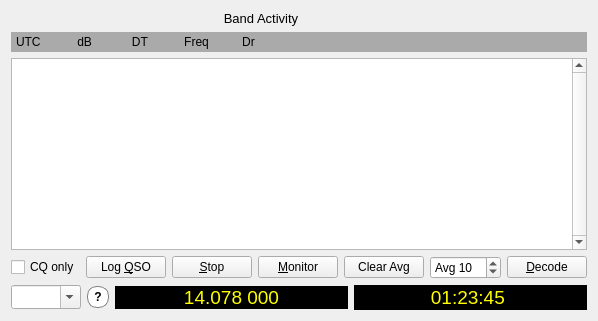
      <widget class="QWidget" name="layoutWidget">
       <layout class="QVBoxLayout" name="verticalLayout_3">
        <item>
         <widget class="QLabel" name="lh_decodes_title_label">
          <property name="maximumSize">
           <size>
            <width>500</width>
            <height>16777215</height>
           </size>
          </property>
          <property name="font">
           <font>
            <pointsize>10</pointsize>
            <bold>false</bold>
           </font>
          </property>
          <property name="text">
           <string>Band Activity</string>
          </property>
          <property name="alignment">
           <set>Qt::AlignCenter</set>
          </property>
         </widget>
        </item>
        <item>
         <widget class="QLabel" name="lh_decodes_headings_label">
          <property name="minimumSize">
           <size>
            <width>300</width>
            <height>20</height>
           </size>
          </property>
          <property name="maximumSize">
           <size>
            <width>16777215</width>
            <height>20</height>
           </size>
          </property>
          <property name="palette">
           <palette>
            <active>
             <colorrole role="Base">
              <brush brushstyle="SolidPattern">
               <color alpha="255">
                <red>252</red>
                <green>252</green>
                <blue>252</blue>
               </color>
              </brush>
             </colorrole>
             <colorrole role="Window">
              <brush brushstyle="SolidPattern">
               <color alpha="255">
                <red>170</red>
                <green>170</green>
                <blue>170</blue>
               </color>
              </brush>
             </colorrole>
            </active>
            <inactive>
             <colorrole role="Base">
              <brush brushstyle="SolidPattern">
               <color alpha="255">
                <red>252</red>
                <green>252</green>
                <blue>252</blue>
               </color>
              </brush>
             </colorrole>
             <colorrole role="Window">
              <brush brushstyle="SolidPattern">
               <color alpha="255">
                <red>170</red>
                <green>170</green>
                <blue>170</blue>
               </color>
              </brush>
             </colorrole>
            </inactive>
            <disabled>
             <colorrole role="Base">
              <brush brushstyle="SolidPattern">
               <color alpha="255">
                <red>170</red>
                <green>170</green>
                <blue>170</blue>
               </color>
              </brush>
             </colorrole>
             <colorrole role="Window">
              <brush brushstyle="SolidPattern">
               <color alpha="255">
                <red>170</red>
                <green>170</green>
                <blue>170</blue>
               </color>
              </brush>
             </colorrole>
            </disabled>
           </palette>
          </property>
          <property name="autoFillBackground">
           <bool>true</bool>
          </property>
          <property name="text">
           <string>UTC           dB            DT           Freq          Dr </string>
          </property>
          <property name="textFormat">
           <enum>Qt::PlainText</enum>
          </property>
          <property name="indent">
           <number>5</number>
          </property>
         </widget>
        </item>
        <item>
         <widget class="DisplayText" name="decodedTextBrowser">
          <property name="frameShape">
           <enum>QFrame::StyledPanel</enum>
          </property>
          <property name="verticalScrollBarPolicy">
           <enum>Qt::ScrollBarAlwaysOn</enum>
          </property>
          <property name="horizontalScrollBarPolicy">
           <enum>Qt::ScrollBarAsNeeded</enum>
          </property>
          <property name="cursorWidth">
           <number>0</number>
          </property>
          <property name="textInteractionFlags">
           <set>Qt::TextSelectableByKeyboard|Qt::TextSelectableByMouse</set>
          </property>
         </widget>
        </item>
        <item>
         <layout class="QHBoxLayout" name="horizontalLayout">
          <item>
           <widget class="QCheckBox" name="cbCQonly">
            <property name="toolTip">
             <string>CQ messages only</string>
            </property>
            <property name="text">
             <string>CQ only</string>
            </property>
           </widget>
          </item>
          <item>
           <widget class="QPushButton" name="logQSOButton">
            <property name="minimumSize">
             <size>
              <width>50</width>
              <height>0</height>
             </size>
            </property>
            <property name="toolTip">
             <string>Enter this QSO in log</string>
            </property>
            <property name="text">
             <string>Log &amp;QSO</string>
            </property>
           </widget>
          </item>
          <item>
           <widget class="QPushButton" name="stopButton">
            <property name="minimumSize">
             <size>
              <width>50</width>
              <height>0</height>
             </size>
            </property>
            <property name="toolTip">
             <string>Stop monitoring</string>
            </property>
            <property name="text">
             <string>&amp;Stop</string>
            </property>
           </widget>
          </item>
          <item>
           <widget class="QPushButton" name="monitorButton">
            <property name="minimumSize">
             <size>
              <width>50</width>
              <height>0</height>
             </size>
            </property>
            <property name="toolTip">
             <string>Toggle monitoring On/Off</string>
            </property>
            <property name="styleSheet">
             <string notr="true">QPushButton:checked {
    color: #000000;
	background-color: #00ff00;
    border-style: outset;
	border-width: 1px;
	border-radius: 5px;
    border-color: black;
	min-width: 5em;
	padding: 3px;
}</string>
            </property>
            <property name="text">
             <string>&amp;Monitor</string>
            </property>
            <property name="checkable">
             <bool>true</bool>
            </property>
            <property name="checked">
             <bool>false</bool>
            </property>
           </widget>
          </item>
          <item>
           <widget class="QPushButton" name="ClrAvgButton">
            <property name="enabled">
             <bool>true</bool>
            </property>
            <property name="toolTip">
             <string>&lt;html&gt;&lt;head/&gt;&lt;body&gt;&lt;p&gt;Clear the accumulating message average.&lt;/p&gt;&lt;/body&gt;&lt;/html&gt;</string>
            </property>
            <property name="accessibleDescription">
             <string>Clear the accumulating message average.</string>
            </property>
            <property name="text">
             <string>Clear Avg</string>
            </property>
           </widget>
          </item>
          <item>
           <widget class="HintedSpinBox" name="sbEchoAvg">
            <property name="prefix">
             <string>Avg </string>
            </property>
            <property name="minimum">
             <number>1</number>
            </property>
            <property name="maximum">
             <number>100</number>
            </property>
            <property name="value">
             <number>10</number>
            </property>
           </widget>
          </item>
          <item>
           <widget class="QPushButton" name="DecodeButton">
            <property name="minimumSize">
             <size>
              <width>50</width>
              <height>0</height>
             </size>
            </property>
            <property name="focusPolicy">
             <enum>Qt::StrongFocus</enum>
            </property>
            <property name="toolTip">
             <string>&lt;html&gt;&lt;head/&gt;&lt;body&gt;&lt;p&gt;Decode most recent Rx period at QSO Frequency&lt;/p&gt;&lt;/body&gt;&lt;/html&gt;</string>
            </property>
            <property name="accessibleDescription">
             <string>Decode most recent Rx period at QSO Frequency</string>
            </property>
            <property name="styleSheet">
             <string notr="true">QPushButton:checked {
	color: rgb(0, 0, 0);
	background-color: cyan;
	border-style: outset;
	border-width: 1px;
	border-radius: 5px;
	border-color: black;
	min-width: 5em;
	padding: 3px;
}</string>
            </property>
            <property name="text">
             <string>&amp;Decode</string>
            </property>
            <property name="checkable">
             <bool>true</bool>
            </property>
           </widget>
          </item>
         </layout>
        </item>
        <item>
         <layout class="QGridLayout" name="gridLayout_4" rowstretch="0">
          <item row="0" column="0">
           <widget class="BandComboBox" name="bandComboBox">
            <property name="maximumSize">
             <size>
              <width>70</width>
              <height>16777215</height>
             </size>
            </property>
            <property name="toolTip">
             <string>&lt;html&gt;&lt;head/&gt;&lt;body&gt;&lt;p&gt;Select operating band or enter frequency in MHz or enter kHz increment followed by k.&lt;/p&gt;&lt;/body&gt;&lt;/html&gt;</string>
            </property>
            <property name="accessibleName">
             <string>Frequency entry</string>
            </property>
            <property name="accessibleDescription">
             <string>Select operating band or enter frequency in MHz or enter kHz increment followed by k.</string>
            </property>
            <property name="editable">
             <bool>true</bool>
            </property>
            <property name="maxVisibleItems">
             <number>28</number>
            </property>
            <property name="insertPolicy">
             <enum>QComboBox::NoInsert</enum>
            </property>
            <property name="sizeAdjustPolicy">
             <enum>QComboBox::AdjustToMinimumContentsLengthWithIcon</enum>
            </property>
           </widget>
          </item>
          <item row="0" column="1">
           <widget class="QPushButton" name="readFreq">
            <property name="enabled">
             <bool>false</bool>
            </property>
            <property name="toolTip">
             <string>&lt;html&gt;&lt;head/&gt;&lt;body&gt;&lt;p&gt;If orange or red there has been a rig control failure, click to reset and read the dial frequency.  S implies split mode.&lt;/p&gt;&lt;/body&gt;&lt;/html&gt;</string>
            </property>
            <property name="accessibleDescription">
             <string>If orange or red there has been a rig control failure, click to reset and read the dial frequency. S implies split mode.</string>
            </property>
            <property name="styleSheet">
             <string notr="true">QPushButton {
 font-family: helvetica;
 font-size: 9pt;
 font-weight: bold;
 background-color: white;
 color: black;
 border-style: solid;
 border-width:1px;
 border-radius:10px;
 border-color: gray;
 max-width:20px;
 max-height:20px;
 min-width:20px;
 min-height:20px;
}
QPushButton[state=&quot;error&quot;] {
 background-color: red;
}
QPushButton[state=&quot;warning&quot;] {
 background-color: orange;
}
QPushButton[state=&quot;ok&quot;] {
 background-color: #00ff00;
}</string>
            </property>
            <property name="text">
             <string>?</string>
            </property>
           </widget>
          </item>
          <item row="0" column="2">
           <widget class="QLabel" name="labDialFreq">
            <property name="sizePolicy">
             <sizepolicy hsizetype="Minimum" vsizetype="Fixed">
              <horstretch>0</horstretch>
              <verstretch>0</verstretch>
             </sizepolicy>
            </property>
            <property name="font">
             <font>
              <family>MS Shell Dlg 2</family>
              <pointsize>14</pointsize>
             </font>
            </property>
            <property name="toolTip">
             <string>USB dial frequency</string>
            </property>
            <property name="styleSheet">
             <string notr="true">QLabel {
  font-family: MS Shell Dlg 2;
  font-size: 14pt;
   color : yellow;
   background-color : black;
}
QLabel[oob=&quot;true&quot;] {
  background-color: red;
}</string>
            </property>
            <property name="text">
             <string>14.078 000</string>
            </property>
            <property name="alignment">
             <set>Qt::AlignCenter</set>
            </property>
            <property name="margin">
             <number>5</number>
            </property>
           </widget>
          </item>
          <item row="0" column="3">
           <widget class="QLabel" name="labUTC">
            <property name="sizePolicy">
             <sizepolicy hsizetype="Minimum" vsizetype="Fixed">
              <horstretch>0</horstretch>
              <verstretch>0</verstretch>
             </sizepolicy>
            </property>
            <property name="font">
             <font>
              <family>MS Shell Dlg 2</family>
              <pointsize>14</pointsize>
             </font>
            </property>
            <property name="styleSheet">
             <string notr="true">QLabel {
  font-family: MS Shell Dlg 2;
  font-size: 14pt;
  background-color : black;
  color : yellow;
}</string>
            </property>
            <property name="frameShape">
             <enum>QFrame::StyledPanel</enum>
            </property>
            <property name="frameShadow">
             <enum>QFrame::Sunken</enum>
            </property>
            <property name="lineWidth">
             <number>2</number>
            </property>
            <property name="midLineWidth">
             <number>0</number>
            </property>
            <property name="text">
             <string>&lt;html&gt;&lt;head/&gt;&lt;body&gt;&lt;p align=&quot;center&quot;&gt; 01:23:45 &lt;/p&gt;&lt;/body&gt;&lt;/html&gt;</string>
            </property>
            <property name="alignment">
             <set>Qt::AlignCenter</set>
            </property>
            <property name="margin">
             <number>5</number>
            </property>
           </widget>
          </item>
         </layout>
        </item>
       </layout>
      </widget>
